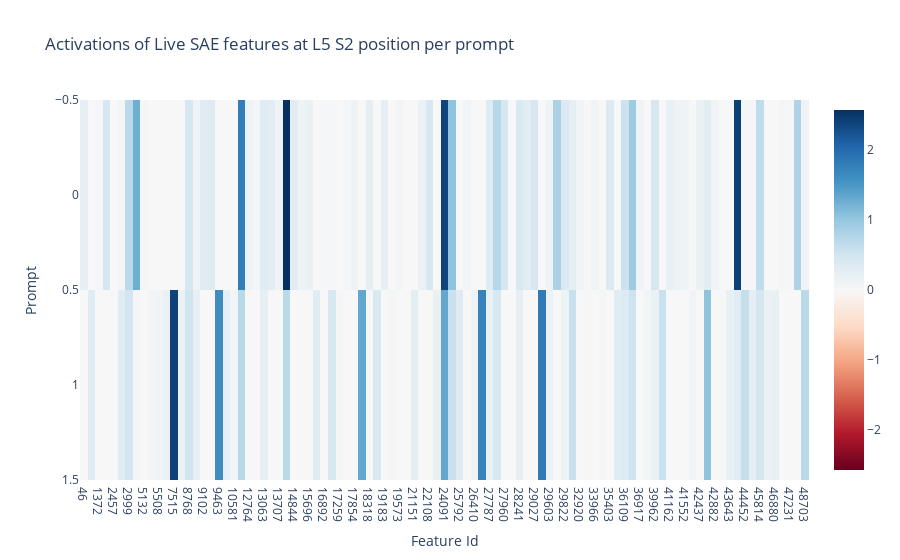

Here is the notebook cell this chart was saved with:
### Markdown cell above
## Position 10

### Code cell
from circuit_finder.plotting import imshow

clean_s2_acts = clean_acts[:, s2_position, :]

live_feature_mask = clean_s2_acts > 0
live_feature_union = live_feature_mask.any(dim=0)
selected_acts = clean_s2_acts[:, live_feature_union]

imshow(
    clean_s2_acts[:, live_feature_union],
    title=f"Activations of Live SAE features at L{layer} S2 position per prompt",
    xaxis="Feature Id", 
    yaxis="Prompt",
    x=list(map(str, live_feature_union.nonzero().flatten().tolist())),
)

### Figure 1 — Plotly figure (JSON) as saved in the notebook; plotly's stock layout.template omitted (floating-point values rounded to 4 significant figures; data arrays with more than 128 entries replaced by an {"elided": "..."} marker saying what was removed)
{"data": [{"coloraxis": "coloraxis", "hovertemplate": "Feature Id: %{x}<br>Prompt: %{y}<br>color: %{z}<extra></extra>", "name": "0", "type": "heatmap", "x": ["46", "702", "1372", "1755", "2457", "2496", "2999", "3047", "5132", "5203", "5508", "5940", "7515", "8623", "8768", "9096", "9102", "9186", "9463", "9913", "10581", "10894", "12764", "12866", "13063", "13624", "13707", "13777", "14844", "15050", "15696", "16178", "16892", "17156", "17259", "17497", "17854", "18210", "18318", "18385", "19183", "19263", "19573", "20838", "21151", "21657", "22108", "23578", "24091", "24217", "25792", "26373", "26410", "27535", "27787", "27811", "27960", "28061", "28241", "28977", "29027", "29482", "29603", "29700", "29822", "32177", "32920", "33730", "33966", "34334", "35403", "35579", "36109", "36451", "36917", "38570", "39962", "40409", "41162", "41185", "41552", "42024", "42437", "42577", "42882", "43414", "43643", "44256", "44452", "44652", "45814", "45984", "46880", "47170", "47231", "47680", "48703"], "xaxis": "x", "yaxis": "y", "z": {"elided": "2x97 float values"}}], "layout": {"coloraxis": {"cmid": 0, "colorscale": [[0, "rgb(103,0,31)"], [0.1, "rgb(178,24,43)"], [0.2, "rgb(214,96,77)"], [0.3, "rgb(244,165,130)"], [0.4, "rgb(253,219,199)"], [0.5, "rgb(247,247,247)"], [0.6, "rgb(209,229,240)"], [0.7, "rgb(146,197,222)"], [0.8, "rgb(67,147,195)"], [0.9, "rgb(33,102,172)"], [1, "rgb(5,48,97)"]]}, "title": {"text": "Activations of Live SAE features at L5 S2 position per prompt"}, "xaxis": {"anchor": "y", "constrain": "domain", "domain": [0, 1], "scaleanchor": "y", "title": {"text": "Feature Id"}}, "yaxis": {"anchor": "x", "autorange": "reversed", "constrain": "domain", "domain": [0, 1], "title": {"text": "Prompt"}}}}
